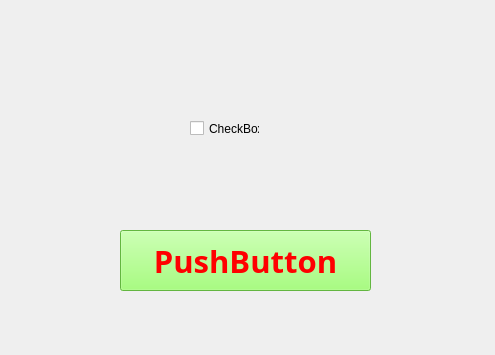
<?xml version="1.0" encoding="UTF-8"?>
<ui version="4.0">
 <class>MainWindow</class>
 <widget class="QMainWindow" name="MainWindow">
  <property name="geometry">
   <rect>
    <x>0</x>
    <y>0</y>
    <width>495</width>
    <height>355</height>
   </rect>
  </property>
  <property name="windowTitle">
   <string>MainWindow</string>
  </property>
  <widget class="QWidget" name="centralwidget">
   <widget class="QPushButton" name="button_1">
    <property name="geometry">
     <rect>
      <x>120</x>
      <y>230</y>
      <width>251</width>
      <height>61</height>
     </rect>
    </property>
    <property name="font">
     <font>
      <family>MS Gothic</family>
      <pointsize>23</pointsize>
      <weight>75</weight>
      <italic>false</italic>
      <bold>true</bold>
     </font>
    </property>
    <property name="styleSheet">
     <string notr="true">background-color: rgb(139, 255, 89);
color: rgb(255, 0, 0);</string>
    </property>
    <property name="text">
     <string>PushButton</string>
    </property>
   </widget>
   <widget class="QCheckBox" name="checkBox">
    <property name="geometry">
     <rect>
      <x>190</x>
      <y>120</y>
      <width>70</width>
      <height>17</height>
     </rect>
    </property>
    <property name="text">
     <string>CheckBox</string>
    </property>
   </widget>
  </widget>
 </widget>
 <resources/>
 <connections/>
</ui>
